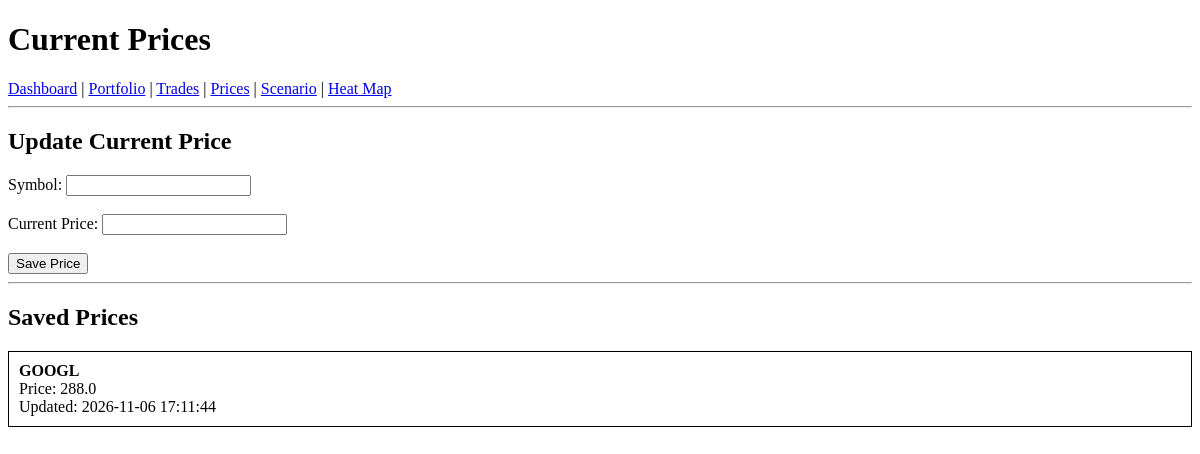
/prices, run on an earlier commit of the app's database.
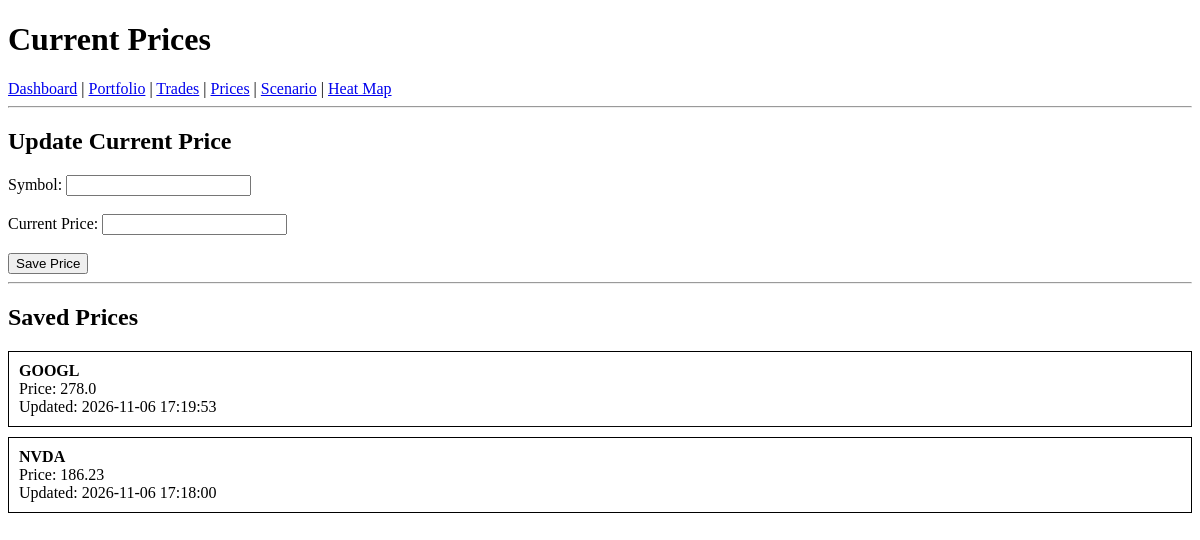
And on a later commit of the database.
### tables this page shows
CREATE TABLE current_prices
(
    symbol TEXT PRIMARY KEY,

    price REAL,

    last_updated TEXT
);

### app.py (the view)
@app.route("/prices", methods=["GET", "POST"])
def prices():
    if request.method == "POST":
        save_price(
            request.form.get("symbol"),
            request.form.get("price")
        )
    return render_template(
        "prices.html",
        prices=get_all_prices()
    )

### database/price_db.py (called while the page is built)
def get_all_prices():
    conn = sqlite3.connect("database/trades.db")
    cursor = conn.cursor()
    cursor.execute("""
        SELECT
            symbol,
            price,
            last_updated
        FROM current_prices
        ORDER BY symbol
    """)
    rows = cursor.fetchall()
    conn.close()
    return rows

### templates/prices.html (shortened to what this page needs)
<!DOCTYPE html>
<html>
<head>
</head>
<body>
<h1>Current Prices</h1>
<a href="/">Dashboard</a> |
<a href="/portfolio">Portfolio</a> |
<a href="/trades">Trades</a> |
<a href="/prices">Prices</a> |
<a href="/scenario">Scenario</a> |
<a href="/heatmap">Heat Map</a>
<hr>
<h2>Update Current Price</h2>
<form method="POST">
<label>Symbol:</label>
<input type="text" name="symbol" required>
<br><br>
<label>Current Price:</label>
<input type="number" step="0.01" name="price" required>
<br><br>
<button type="submit">
Save Price
</button>
</form>
<hr>
<h2>Saved Prices</h2>
{% for row in prices %}
<div style="border:1px solid black;padding:10px;margin-bottom:10px;">
<strong>{{ row[0] }}</strong>
<br>
Price: {{ row[1] }}
<br>
Updated: {{ row[2] }}
</div>
{% endfor %}
</body>
</html>

What changed in the data, as far as the page shows it:
changed current_prices "GOOGL": price "288.0" → "278.0"; last_updated "2026-11-06 17:11:44" → "2026-11-06 17:19:53"
added current_prices: symbol "NVDA", price "186.23", last_updated "2026-11-06 17:18:00"
